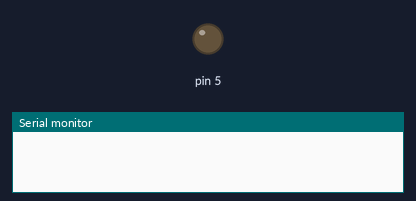
The sketch below on a simulated Arduino Mega 2560, built with avr-gcc and run on an emulated ATmega2560. Shown: output pins drawn as LEDs (lit = HIGH), the last lines printed to the serial monitor.

Above: at 0.1 s.
At 1.1 s:
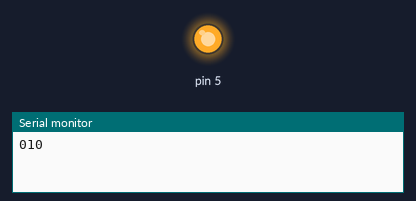
Timing chart, 0 to 2.6 s (numbered marks = the images above):
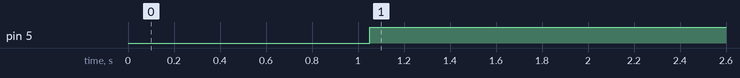

Measured:
- by itself, pin 5: LOW → HIGH at 1.1 s

The sketch:

OutputUnittest.ino
```cpp
#line 2 "advanced.ino"

#include <AUnit.h>
using namespace aunit;
//#include <AUnitVerbose.h>
#include "Output.h"
#include "Input.h"
#include "Blower.h"
#include "ControlPanel.h"
#include "HumiditySensor.h"
#include "Indicator.h"
#include "SystemControl.h"

AnalogOutput uut;

class SetUp_PinModeForPin5SetToInput_PinmodeForPin5IsOutput: public TestOnce {
  protected:
    void setup() override {

      // Sætter pinmode til OUTPUT på ben 5.
      pinMode(5,OUTPUT);
      //Sætter output på pin 5 til LOW = 0
      PORTE |= 0 << 3 ;

    }

};

testF(SetUp_PinModeForPin5SetToInput_PinmodeForPin5IsOutput, t1){

  int outputValue = 255;
  uut.Output(5,outputValue);
//Checker i data direction register om bit 3 er 1 eller 0. Digital pin 5
//Er knyttet til data direction register E og bit 3 fortæller om mode er input = 0 eller 1 = output

      if ( PORTE & _BV(3) )
      {   // Check bit #3 of the data direction register for port E
          pass();
      } else
      {
          fail();
      }
}


void setup() {
  // put your setup code here, to run once:
delay(1000); // wait for stability on some boards to prevent garbage Serial
  Serial.begin(9600); // ESP8266 default of 74880 not supported on Linux
  while(!Serial); // for the Arduino Leonardo/Micro only
}

void loop() {
  // put your main code here, to run repeatedly:
aunit::TestRunner::run();
  delay(50);
}
```
